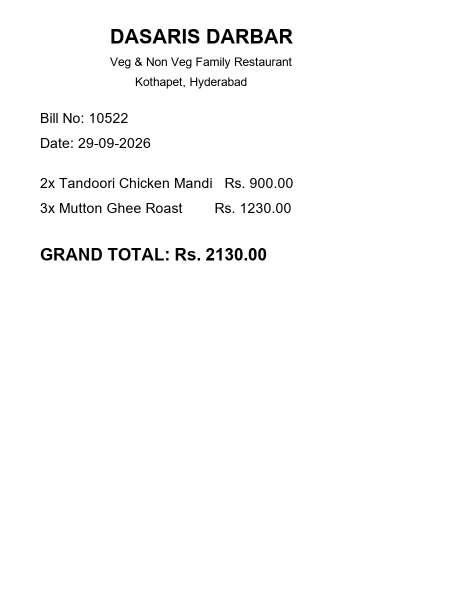
#> input picture sample_big_bill.jpg, 900 x 1200 px (shown at 1/2 size)
$ python -i preprocess.py   (imports and definitions only)
#> lines starting #> are read from the running program, lines starting #| are printed output that depends on the picture; after the words box and inside, x2 and y2 are one past the last pixel; in counts of white or black regions, pixels touching at a corner belong together
#> further down, picture is the input picture: shape (1200, 900, 3); min 0, max 255, mean 250.2
"""
Dasari Darbar Bill Preprocessing Module
Uses OpenCV to prepare restaurant bill images for optimal Tesseract OCR extraction.
"""

import cv2
import numpy as np
from io import BytesIO
from PIL import Image

def load_image_from_bytes(image_bytes: bytes) -> np.ndarray:
    """Decodes raw image bytes into an OpenCV BGR image array."""
    nparr = np.frombuffer(image_bytes, np.uint8)
    img = cv2.imdecode(nparr, cv2.IMREAD_COLOR)
    if img is None:
        # Fallback to PIL in case cv2.imdecode fails with webp or certain metadata
        pil_img = Image.open(BytesIO(image_bytes)).convert("RGB")
        img = cv2.cvtColor(np.array(pil_img), cv2.COLOR_RGB2BGR)
    return img

def resize_for_ocr(img: np.ndarray, target_width: int = 1100) -> np.ndarray:
    """Resizes image keeping aspect ratio for standard bill resolution."""
#> called with target_width = 1100
    h, w = img.shape[:2]
#> h = 1200; w = 900
    if w <= 0 or h <= 0:
        return img
    scale = target_width / float(w)
#> scale = 1.22
    if 0.4 <= scale <= 2.5:
        new_w = target_width
        new_h = int(h * scale)
#> new_h = 1466
        return cv2.resize(img, (new_w, new_h), interpolation=cv2.INTER_AREA if scale < 1.0 else cv2.INTER_CUBIC)
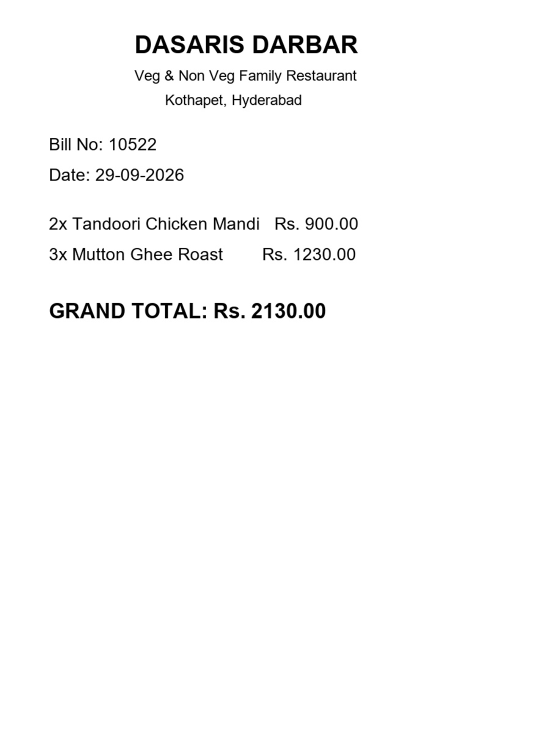
#> returned value: shape (1466, 1100, 3) (shown at 1/2 size); min 0, max 255, mean 250.2
    return img

def preprocess_bill_image(img: np.ndarray) -> dict:
    """
    Applies high-speed preprocessing pipeline to restaurant bill:
    1. Resize to ~1100px width (optimal character height for Tesseract).
    2. Grayscale conversion.
    3. Fast Gaussian blur for high-speed edge denoising.
    4. CLAHE contrast enhancement for faded thermal receipts.
    5. Primary Otsu thresholding.

    Returns a dictionary of variants:
    - 'processed': primary thresholded image for single-pass OCR
    - 'grayscale': enhanced grayscale image for fallback
    - 'original': resized image
    """
    resized = resize_for_ocr(img, target_width=1100)
    gray = cv2.cvtColor(resized, cv2.COLOR_BGR2GRAY)

    # Fast Gaussian blur is 5-8x faster than bilateral filter with crisp edges
    denoised = cv2.GaussianBlur(gray, (3, 3), 0)

    # Contrast Limited Adaptive Histogram Equalization (CLAHE)
    clahe = cv2.createCLAHE(clipLimit=2.0, tileGridSize=(8, 8))
    enhanced = clahe.apply(denoised)

    # Primary Otsu thresholding for crisp printed letters
    _, otsu_thresh = cv2.threshold(enhanced, 0, 255, cv2.THRESH_BINARY + cv2.THRESH_OTSU)
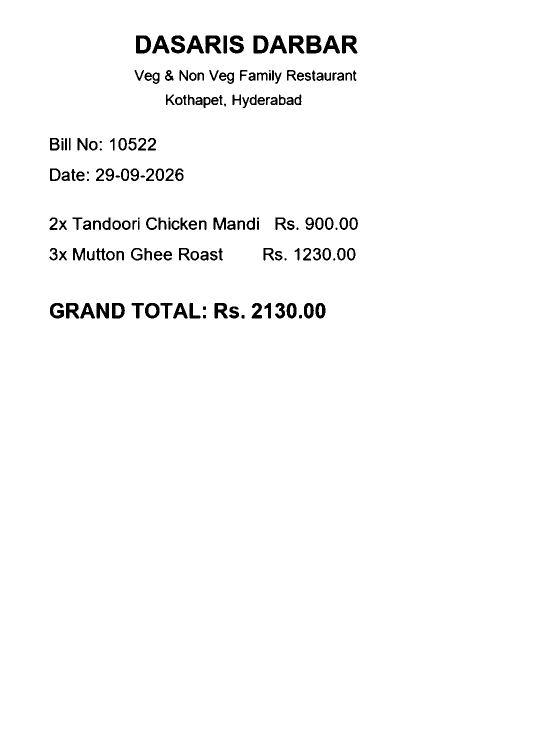
#> otsu_thresh: shape (1466, 1100) (shown at 1/2 size); 97.8% white; 170 black regions (14 under 20 px), largest, box (x1, y1, x2, y2) and area: (613, 71, 643, 107) 785, (411, 71, 443, 107) 732, (684, 71, 715, 107) 722

    return {
        "processed": otsu_thresh,
        "grayscale": enhanced,
        "original": resized
    }

>>> import cv2
>>> picture = cv2.imread('../../sample_big_bill.jpg')
>>> result = preprocess_bill_image(picture)
#> result = 3 items
